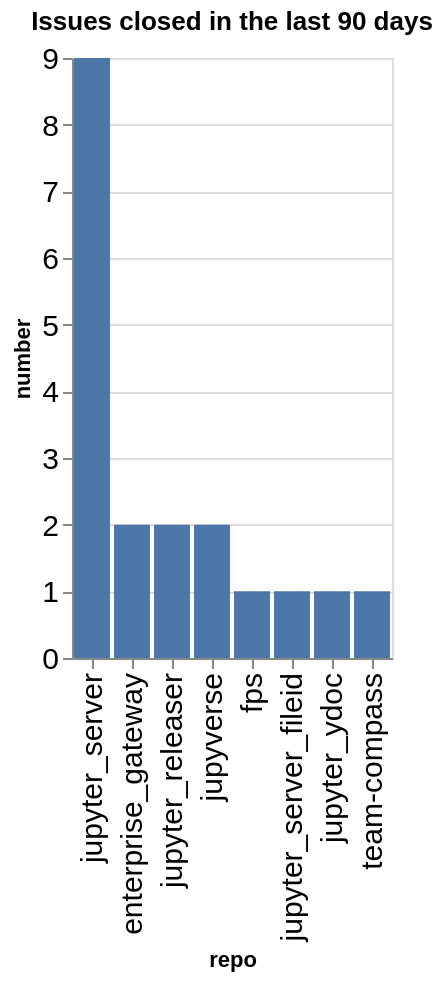

Here is the notebook cell this chart was saved with:
### Code cell
closed_counts = closed.groupby(['org', 'repo']).count()['number'].reset_index()
closed_counts['org/repo'] = closed_counts.apply(lambda a: a['org'] + '/' + a['repo'], axis=1)
sorted_vals = closed_counts.sort_values(['number'], ascending=False)['repo'].values
alt.Chart(data=closed_counts, title=f"Issues closed in the last {n_days} days").mark_bar().encode(
    x=alt.X('repo', sort=alt.Sort(sorted_vals.tolist())),
    y='number',
)

### Figure 1 — Vega-Lite specification as saved in the notebook (floating-point values rounded to 4 significant figures)
{"config": {"axisLeft": {"labelFontSize": 15}, "axisBottom": {"labelFontSize": 15}}, "data": {"name": "data-98ab0b90a499593984a7d9a2238ad057"}, "mark": {"type": "bar"}, "encoding": {"x": {"field": "repo", "sort": ["jupyter_server", "enterprise_gateway", "jupyter_releaser", "jupyverse", "fps", "jupyter_server_fileid", "jupyter_ydoc", "team-compass"], "type": "nominal"}, "y": {"field": "number", "type": "quantitative"}}, "title": "Issues closed in the last 90 days", "$schema": "https://vega.github.io/schema/vega-lite/v5.20.1.json", "datasets": {"data-98ab0b90a499593984a7d9a2238ad057": [{"org": "jupyter-server", "repo": "enterprise_gateway", "number": 2, "org/repo": "jupyter-server/enterprise_gateway"}, {"org": "jupyter-server", "repo": "fps", "number": 1, "org/repo": "jupyter-server/fps"}, {"org": "jupyter-server", "repo": "jupyter_releaser", "number": 2, "org/repo": "jupyter-server/jupyter_releaser"}, {"org": "jupyter-server", "repo": "jupyter_server", "number": 9, "org/repo": "jupyter-server/jupyter_server"}, {"org": "jupyter-server", "repo": "jupyter_server_fileid", "number": 1, "org/repo": "jupyter-server/jupyter_server_fileid"}, {"org": "jupyter-server", "repo": "jupyter_ydoc", "number": 1, "org/repo": "jupyter-server/jupyter_ydoc"}, {"org": "jupyter-server", "repo": "jupyverse", "number": 2, "org/repo": "jupyter-server/jupyverse"}, {"org": "jupyter-server", "repo": "team-compass", "number": 1, "org/repo": "jupyter-server/team-compass"}]}}
